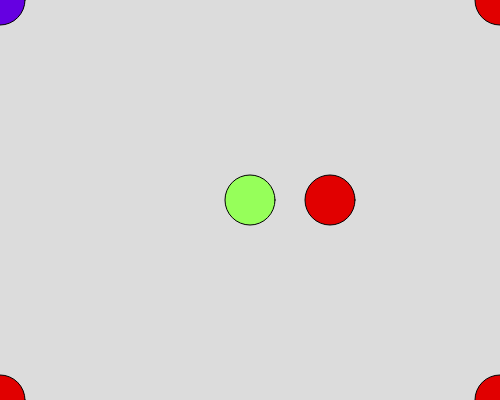
Frame 1 (no input)
Frame 60 (no input): identical to frame 1, image omitted
Frame 120 (the mouse pressed at the canvas centre since frame 60): identical to frame 1, image omitted

The p5.js sketch that drew this single still picture (run headless with seeded random() and noise() and a simulated clock; from frame 60 on, the mouse is pressed at the canvas centre):

// p5.js sketch
// ── sketch.js
// Project Title
// Your Name
// sept 11 2024
//
// 2d primitives, color, anmation, mouse/keyboard events

function setup() {
  // happens one at very start 
  createCanvas(500, 400);
}

function draw() {
  background(220);
  drawCircles();
  
}

function drawCircles() {
  fill(101, 0, 225)
  circle(0,0,50);

  fill(150, 255, 90)
  circle(width/2, height/2 , 50);

  fill(225, 0, 0)
  circle(0, height, 50);
  circle(width, 0, 50);
  circle(width,height, 50);

  circle(width*0.66, height/2, 50);

}
